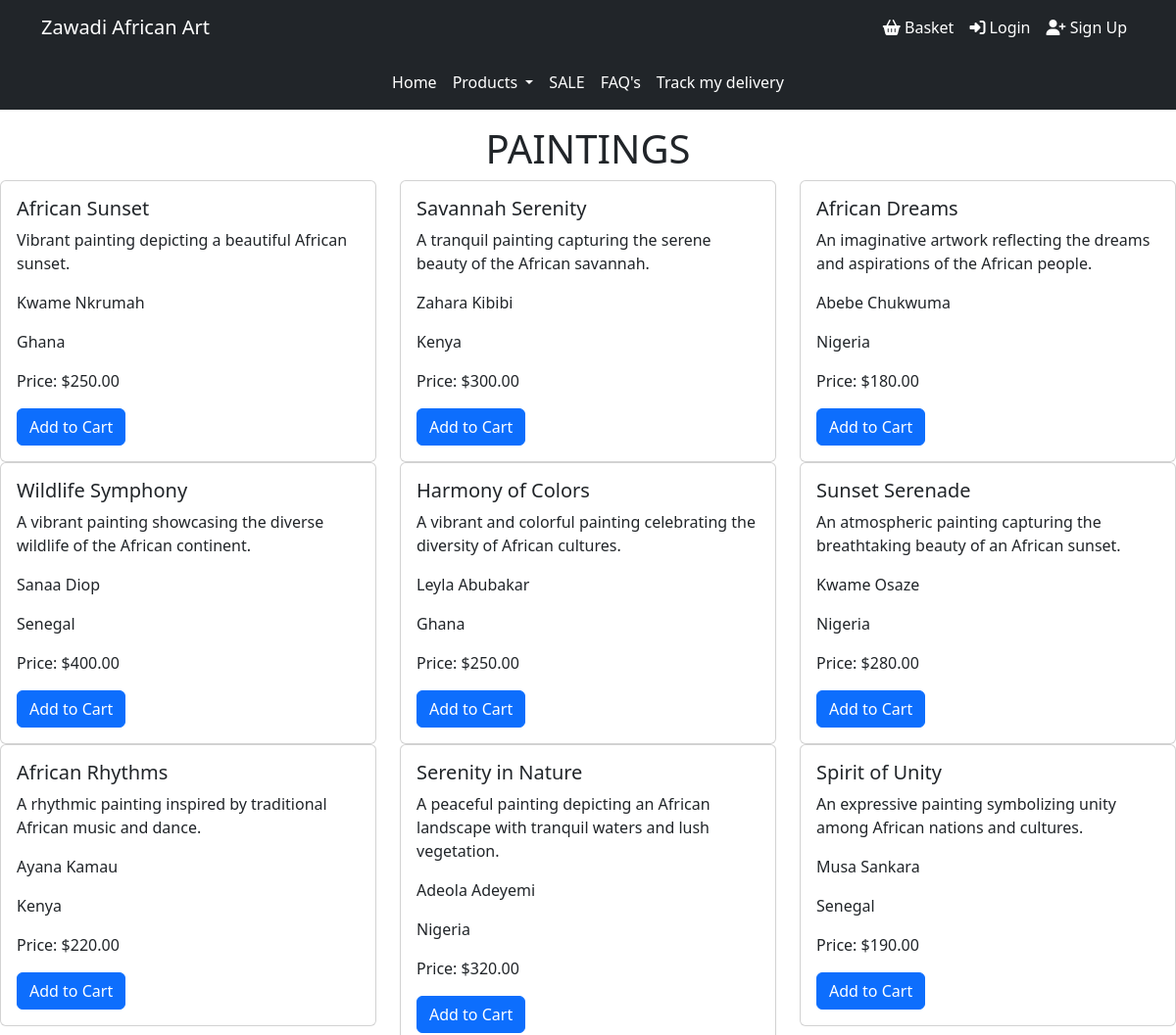
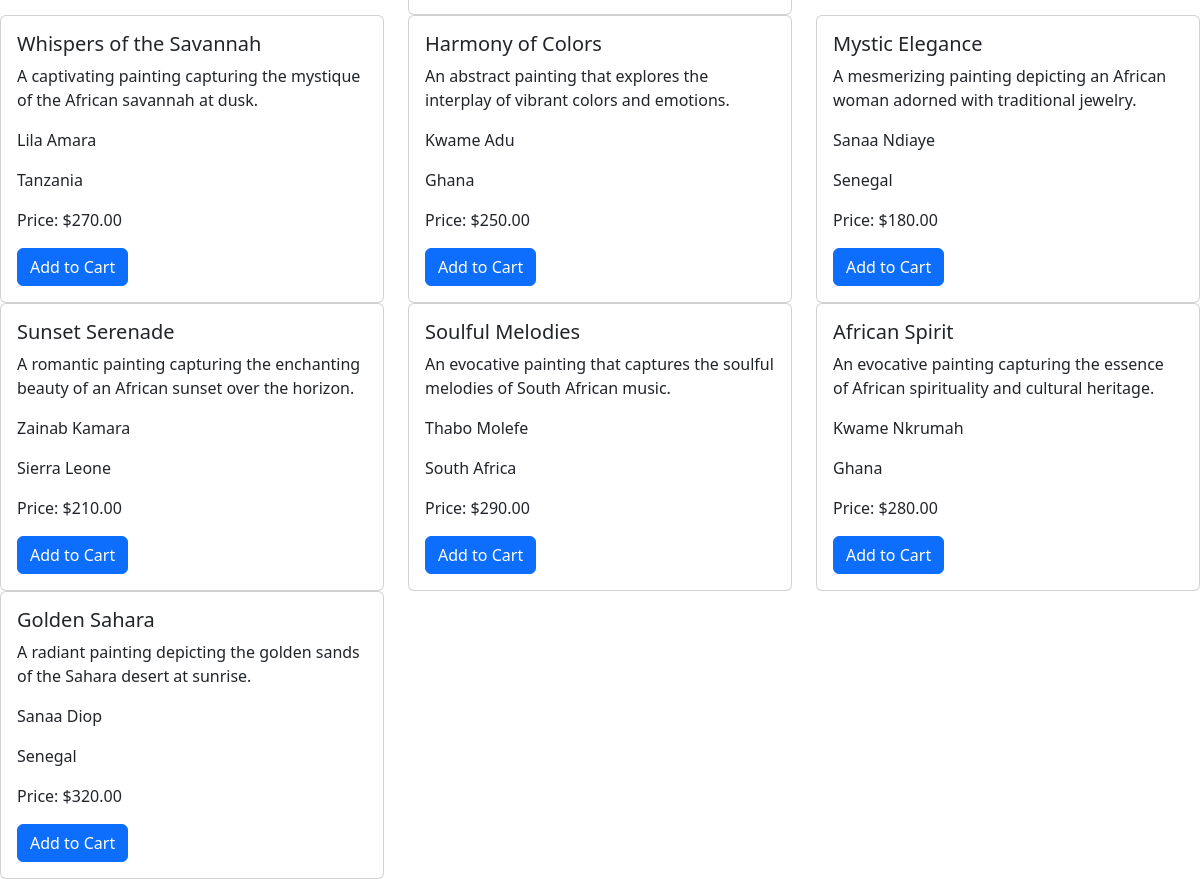
/paintings/, run on the app's committed database (2 pictures, top to bottom).
### products/models.py (models this page shows, shortened)
class Product(models.Model):
    CATEGORY_CHOICES = [
        ('paintings', 'Paintings'),
        ('sculptures', 'Sculptures'),
        ('frames', 'Frames'),
        ('crafts', 'Crafts'),
    ]
    name = models.CharField(max_length=100)
    description = models.TextField()
    image = CloudinaryField('image')
    artist = models.CharField(max_length=100)
    origin = models.CharField(max_length=50)
    origin_image = CloudinaryField('origin_image')
    style = models.CharField(max_length=50, default="Unknown")
    stock = models.PositiveIntegerField()
    price = models.DecimalField(max_digits=8, decimal_places=2)
    category = models.CharField(max_length=20, choices=CATEGORY_CHOICES)

### products/views.py (the view)
# urls.py: path('paintings/', views.paintings, name='paintings'),
def paintings(request):
    paintings = Product.objects.filter(category='Paintings')
    return render(request, 'paintings.html', {'products': paintings})

### products/templates/paintings.html (shortened to what this page needs)
{% extends 'base.html' %}
{% load static %}
{% block content %}
  <h1 class="d-flex flex-column justify-content-center align-items-center mt-3">PAINTINGS</h1>
    <div class="row">
      {% for product in products %}
        <div class="col-md-4">
          <div class="card">
            <div class="card-body">
              <h5 class="card-title">{{ product.name }}</h5>
              <p class="card-text">{{ product.description }}</p>
              <p class="card-text">{{ product.artist }}</p>
              <p class="card-text">{{ product.origin }}</p>
              <p class="card-text">Price: ${{ product.price }}</p>
              <a href="#" class="btn btn-primary">Add to Cart</a>
            </div>
          </div>
        </div>
      {% endfor %}
    </div>
{% endblock %}

### static/css/style.css (style rules this page uses)
body { background-image: url('https://res.cloudinary.com/dj3upv8lw/image/upload/v1692439951/savannah_nm23cv.jpg'); background-size: cover; background-repeat: no-repeat; background-position: center center; min-height: 100vh; }

### data on the page
Product: name "African Sunset", description "Vibrant painting depicting a beautiful African sunset.", artist "Kwame Nkrumah", origin "Ghana", price "250.00"
Product: name "Savannah Serenity", description "A tranquil painting capturing the serene beauty of the African savannah.", artist "Zahara Kibibi", origin "Kenya", price "300.00"
Product: name "African Dreams", description "An imaginative artwork reflecting the dreams and aspirations of the African people.", artist "Abebe Chukwuma", origin "Nigeria", price "180.00"
Product: name "Wildlife Symphony", description "A vibrant painting showcasing the diverse wildlife of the African continent.", artist "Sanaa Diop", origin "Senegal", price "400.00"
Product: name "Harmony of Colors", description "A vibrant and colorful painting celebrating the diversity of African cultures.", artist "Leyla Abubakar", origin "Ghana", price "250.00"
Product: name "Sunset Serenade", description "An atmospheric painting capturing the breathtaking beauty of an African sunset.", artist "Kwame Osaze", origin "Nigeria", price "280.00"
Product: name "African Rhythms", description "A rhythmic painting inspired by traditional African music and dance.", artist "Ayana Kamau", origin "Kenya", price "220.00"
Product: name "Serenity in Nature", description "A peaceful painting depicting an African landscape with tranquil waters and lush vegetation.", artist "Adeola Adeyemi", origin "Nigeria", price "320.00"
Product: name "Spirit of Unity", description "An expressive painting symbolizing unity among African nations and cultures.", artist "Musa Sankara", origin "Senegal", price "190.00"
Product: name "Whispers of the Savannah", description "A captivating painting capturing the mystique of the African savannah at dusk.", artist "Lila Amara", origin "Tanzania", price "270.00"
Product: name "Harmony of Colors", description "An abstract painting that explores the interplay of vibrant colors and emotions.", artist "Kwame Adu", origin "Ghana", price "250.00"
Product: name "Mystic Elegance", description "A mesmerizing painting depicting an African woman adorned with traditional jewelry.", artist "Sanaa Ndiaye", origin "Senegal", price "180.00"
Product: name "Sunset Serenade", description "A romantic painting capturing the enchanting beauty of an African sunset over the horizon.", artist "Zainab Kamara", origin "Sierra Leone", price "210.00"
Product: name "Soulful Melodies", description "An evocative painting that captures the soulful melodies of South African music.", artist "Thabo Molefe", origin "South Africa", price "290.00"
Product: name "African Spirit", description "An evocative painting capturing the essence of African spirituality and cultural heritage.", artist "Kwame Nkrumah", origin "Ghana", price "280.00"
Product: name "Golden Sahara", description "A radiant painting depicting the golden sands of the Sahara desert at sunrise.", artist "Sanaa Diop", origin "Senegal", price "320.00"
